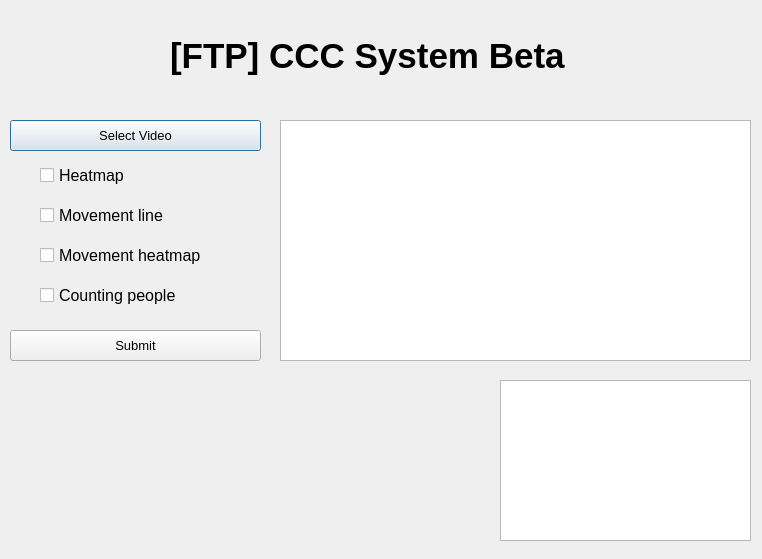
<?xml version="1.0" encoding="UTF-8"?>
<ui version="4.0">
 <class>Dialog</class>
 <widget class="QDialog" name="Dialog">
  <property name="geometry">
   <rect>
    <x>0</x>
    <y>0</y>
    <width>762</width>
    <height>559</height>
   </rect>
  </property>
  <property name="contextMenuPolicy">
   <enum>Qt::NoContextMenu</enum>
  </property>
  <property name="acceptDrops">
   <bool>false</bool>
  </property>
  <property name="windowTitle">
   <string>Dialog</string>
  </property>
  <property name="autoFillBackground">
   <bool>false</bool>
  </property>
  <widget class="QGraphicsView" name="graphicsView">
   <property name="geometry">
    <rect>
     <x>280</x>
     <y>120</y>
     <width>471</width>
     <height>241</height>
    </rect>
   </property>
  </widget>
  <widget class="QCheckBox" name="movementline">
   <property name="geometry">
    <rect>
     <x>40</x>
     <y>200</y>
     <width>131</width>
     <height>31</height>
    </rect>
   </property>
   <property name="font">
    <font>
     <pointsize>12</pointsize>
    </font>
   </property>
   <property name="text">
    <string>Movement line</string>
   </property>
  </widget>
  <widget class="QCheckBox" name="heatmap">
   <property name="geometry">
    <rect>
     <x>40</x>
     <y>160</y>
     <width>101</width>
     <height>31</height>
    </rect>
   </property>
   <property name="font">
    <font>
     <pointsize>12</pointsize>
    </font>
   </property>
   <property name="text">
    <string>Heatmap</string>
   </property>
  </widget>
  <widget class="QPushButton" name="pushButton">
   <property name="geometry">
    <rect>
     <x>10</x>
     <y>120</y>
     <width>251</width>
     <height>31</height>
    </rect>
   </property>
   <property name="font">
    <font>
     <pointsize>10</pointsize>
    </font>
   </property>
   <property name="text">
    <string>Select Video</string>
   </property>
  </widget>
  <widget class="QCheckBox" name="movementheatmap">
   <property name="geometry">
    <rect>
     <x>40</x>
     <y>240</y>
     <width>171</width>
     <height>31</height>
    </rect>
   </property>
   <property name="font">
    <font>
     <pointsize>12</pointsize>
    </font>
   </property>
   <property name="text">
    <string>Movement heatmap</string>
   </property>
  </widget>
  <widget class="QCheckBox" name="counting">
   <property name="geometry">
    <rect>
     <x>40</x>
     <y>280</y>
     <width>151</width>
     <height>31</height>
    </rect>
   </property>
   <property name="font">
    <font>
     <pointsize>12</pointsize>
    </font>
   </property>
   <property name="text">
    <string>Counting people</string>
   </property>
  </widget>
  <widget class="QGraphicsView" name="graphicsView_2">
   <property name="geometry">
    <rect>
     <x>500</x>
     <y>380</y>
     <width>251</width>
     <height>161</height>
    </rect>
   </property>
  </widget>
  <widget class="QPushButton" name="pushButton_2">
   <property name="geometry">
    <rect>
     <x>10</x>
     <y>330</y>
     <width>251</width>
     <height>31</height>
    </rect>
   </property>
   <property name="font">
    <font>
     <pointsize>10</pointsize>
    </font>
   </property>
   <property name="text">
    <string>Submit</string>
   </property>
  </widget>
  <widget class="QLabel" name="label">
   <property name="geometry">
    <rect>
     <x>170</x>
     <y>30</y>
     <width>511</width>
     <height>51</height>
    </rect>
   </property>
   <property name="font">
    <font>
     <pointsize>26</pointsize>
     <weight>75</weight>
     <bold>true</bold>
    </font>
   </property>
   <property name="text">
    <string>[FTP] CCC System Beta</string>
   </property>
   <property name="textFormat">
    <enum>Qt::AutoText</enum>
   </property>
  </widget>
 </widget>
 <resources/>
 <connections/>
</ui>
